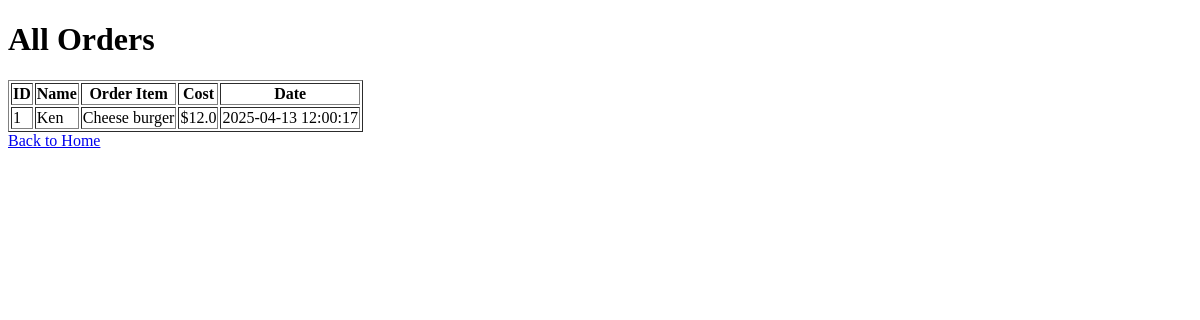
Before: /view with the older database file.
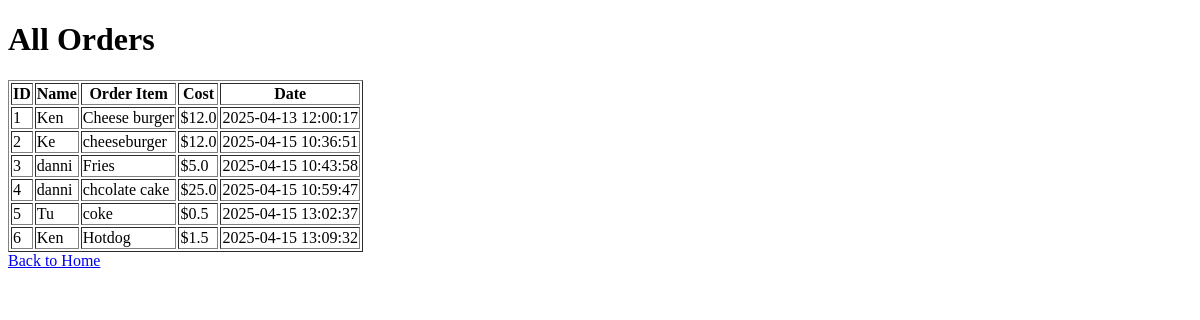
After: the same page with the newer database file.
### tables this page shows
CREATE TABLE orders (
    id INTEGER PRIMARY KEY AUTOINCREMENT,
    name TEXT NOT NULL,
    order_item TEXT NOT NULL,
    cost REAL NOT NULL,
    date TEXT NOT NULL
, place TEXT);

### app.py (the view)
@app.route("/view")
def view_orders():
    connection = connect_db()
    cursor = connection.cursor()
    cursor.execute("SELECT * FROM orders")  # The 'date' column is included here
    orders = cursor.fetchall()
    connection.close()
    return render_template("view_orders.html", orders=orders)

### app.py (called while the page is built)
def connect_db():
    connection = sqlite3.connect("food_orders.db")
    return connection

### templates/view_orders.html (shortened to what this page needs)
<!DOCTYPE html>
<html>
<head>
</head>
<body>
    <h1>All Orders</h1>
    <table border="1">
        <tr>
            <th>ID</th>
            <th>Name</th>
            <th>Order Item</th>
            <th>Cost</th>
            <th>Date</th>
        </tr>
        {% for order in orders %}
        <tr>
            <td>{{ order[0] }}</td>
            <td>{{ order[1] }}</td>
            <td>{{ order[2] }}</td>
            <td>${{ order[3] }}</td>
            <td>{{ order[4] }}</td>
        </tr>
        {% endfor %}
    </table>
    <a href="/">Back to Home</a>
</body>
</html>

Changed rows visible on the page:
added orders: id "2", name "Ke", order_item "cheeseburger", cost "12.0", date "2025-04-15 10:36:51"
added orders: id "3", name "danni", order_item "Fries", cost "5.0", date "2025-04-15 10:43:58"
added orders: id "4", name "danni", order_item "chcolate cake", cost "25.0", date "2025-04-15 10:59:47"
added orders: id "5", name "Tu", order_item "coke", cost "0.5", date "2025-04-15 13:02:37"
added orders: id "6", name "Ken", order_item "Hotdog", cost "1.5", date "2025-04-15 13:09:32"
